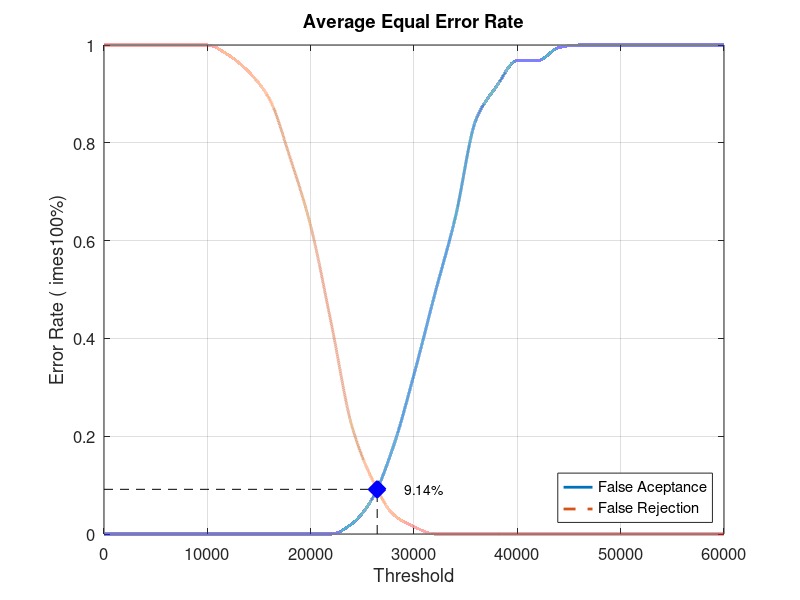
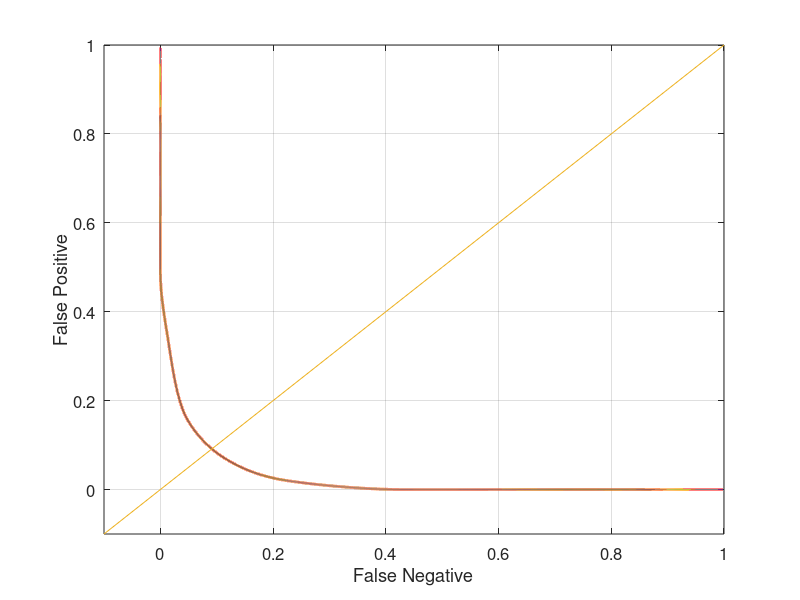

Reproduce these figures in MATLAB, in order.
close all;
clear;
clc;
x = 0:2000:60000;
xq = 0:0.5:60000;

y0 = [0 0 0 0 0 0 0 0 0 0 0 0 0.0210526 0.0736842 0.178947 0.326316 0.489474 0.647368 0.847368 0.915789 0.968421 0.968421 0.994737 1 1 1 1 1 1 1 1]
yy0 = interp1(x, y0, xq, 'pchip');
y1 = [1 1 1 1 1 1 0.98 0.945 0.89 0.77 0.63 0.43 0.22 0.11 0.04 0.015 0 0 0 0 0 0 0 0 0 0 0 0 0 0 0]
yy1 = interp1(x, y1, xq, 'pchip');

% Calculating EER: 
y2 = abs(y0 - y1);
find(y2 == min(y2))
yy2 = abs(yy0 - yy1);
xEER = find(yy2 == min(yy2));
xEERIndex = xq(xEER) % X-axis EER
yEER = yy0(xEER) % Y-axis EER

main = figure
plot(xq, yy0,'-','LineWidth', 2);	hold on
plot(xq, yy1,'--','LineWidth', 2);	hold on
plot([xEERIndex xEERIndex], [0 yEER], 'k--');	hold on
plot([0 xEERIndex], [yEER yEER], 'k--');	hold on
plot(xEERIndex, yEER, 'bx', 'LineWidth', 10);	hold on
text(xEERIndex + 10 * xEERIndex / 100, yEER, [num2str(round((10000 * yEER)) / 100) '%'])
legend('False Aceptance', 'False Rejection', 'Location', 'SouthEast')
xlabel('Threshold')
ylabel('Error Rate (	imes100%)')
title('Average Equal Error Rate')
set(gca, 'FontSize', 12)
axis([0 60000 0 1])
grid on

print(main, 'Database1_3Main', '-dpng');
FNRxFPR = figure('Color', [1 1 1]);
plot(yy1, yy0, '-', yy1, yy0, 'LineWidth', 2);
hold on
y = -0.1:0.1:1
plot(y, y); 
set(gca, 'FontSize', 12)
xlabel('False Negative')
ylabel('False Positive')
axis([-0.1 1 -0.1 1])
set(gca, 'FontSize', 12)
grid on

print(FNRxFPR, 'Database1_3FNRxFPR','-dpng');
